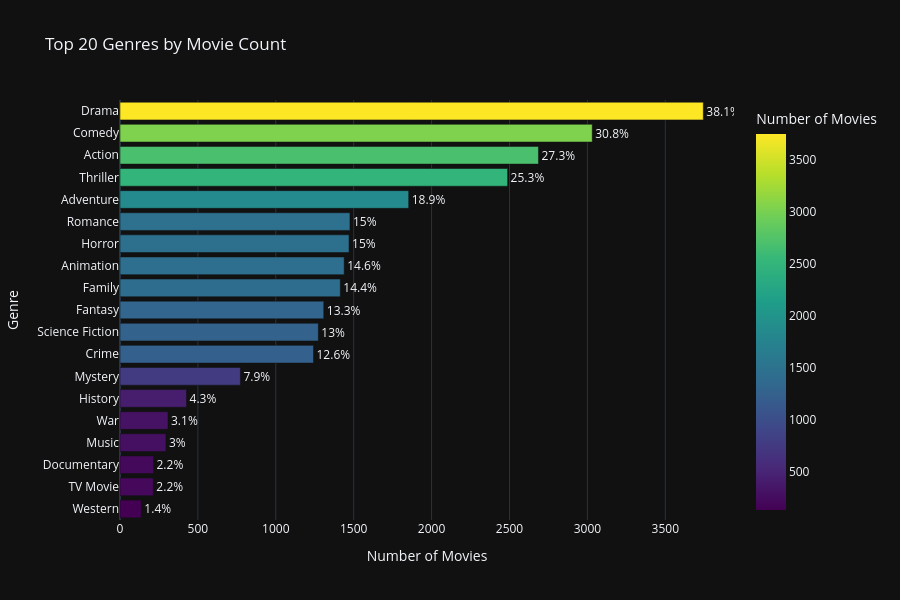

This figure's notebook cell:
### Markdown cell above
<a id='6'></a>
## 6. 🎭 Genre Deep Dive

### Code cell
# ── Genre frequency (interactive) ────────────────────────────────────────────
genre_counts = df['Genre'].value_counts().reset_index()
genre_counts.columns = ['Genre','Count']
genre_counts['Pct'] = (genre_counts['Count'] / len(df_raw) * 100).round(1)

fig = px.bar(
    genre_counts.head(20), x='Count', y='Genre', orientation='h',
    color='Count', color_continuous_scale='Viridis',
    text='Pct', title='Top 20 Genres by Movie Count',
    template='plotly_dark',
    labels={'Count':'Number of Movies'}
)
fig.update_traces(texttemplate='%{text}%', textposition='outside')
fig.update_layout(height=600, yaxis={'categoryorder':'total ascending'})
fig.show()

### Figure 1 — Plotly figure (JSON) as saved in the notebook; plotly's stock layout.template omitted (floating-point values rounded to 4 significant figures)
{"data": [{"hovertemplate": "Number of Movies=%{marker.color}<br>Genre=%{y}<br>Pct=%{text}<extra></extra>", "legendgroup": "", "marker": {"color": [3744, 3031, 2686, 2488, 1853, 1476, 1470, 1439, 1414, 1308, 1273, 1242, 773, 427, 308, 295, 215, 214, 137], "coloraxis": "coloraxis", "pattern": {"shape": ""}}, "name": "", "orientation": "h", "showlegend": false, "text": [38.1, 30.8, 27.3, 25.3, 18.9, 15.0, 15.0, 14.6, 14.4, 13.3, 13.0, 12.6, 7.9, 4.3, 3.1, 3.0, 2.2, 2.2, 1.4], "textposition": "outside", "texttemplate": "%{text}%", "type": "bar", "x": [3744, 3031, 2686, 2488, 1853, 1476, 1470, 1439, 1414, 1308, 1273, 1242, 773, 427, 308, 295, 215, 214, 137], "xaxis": "x", "y": ["Drama", "Comedy", "Action", "Thriller", "Adventure", "Romance", "Horror", "Animation", "Family", "Fantasy", "Science Fiction", "Crime", "Mystery", "History", "War", "Music", "Documentary", "TV Movie", "Western"], "yaxis": "y"}], "layout": {"barmode": "relative", "coloraxis": {"colorbar": {"title": {"text": "Number of Movies"}}, "colorscale": [[0, "#440154"], [0.1111, "#482878"], [0.2222, "#3e4989"], [0.3333, "#31688e"], [0.4444, "#26828e"], [0.5556, "#1f9e89"], [0.6667, "#35b779"], [0.7778, "#6ece58"], [0.8889, "#b5de2b"], [1, "#fde725"]]}, "height": 600, "legend": {"tracegroupgap": 0}, "title": {"text": "Top 20 Genres by Movie Count"}, "xaxis": {"anchor": "y", "domain": [0, 1], "title": {"text": "Number of Movies"}}, "yaxis": {"anchor": "x", "categoryorder": "total ascending", "domain": [0, 1], "title": {"text": "Genre"}}}}
